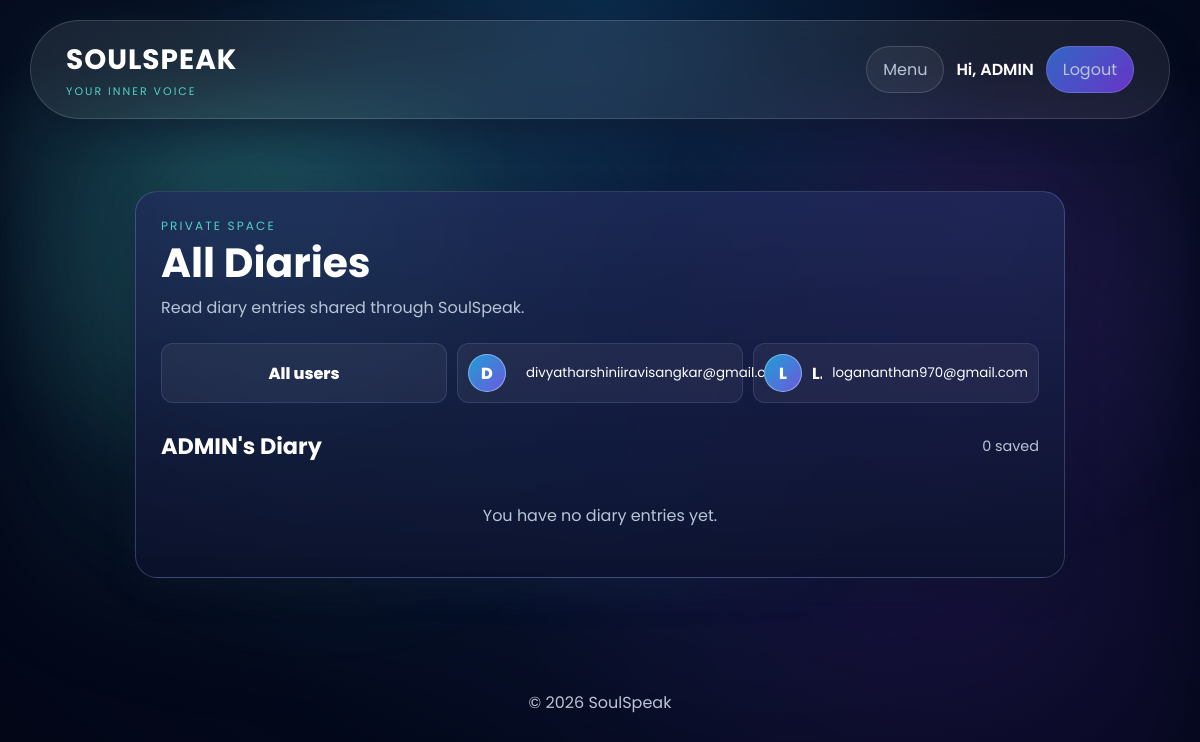
Screenshot of /diary?user_id=1 (signed in) with the database file from the repository.
### app.py (models this page shows)
class User(UserMixin, db.Model):
    id = db.Column(
        db.Integer,
        primary_key=True
    )
    username = db.Column(
        db.String(100),
        nullable=False
    )
    email = db.Column(
        db.String(150),
        unique=True,
        nullable=False
    )
    password = db.Column(
        db.String(100),
        nullable=False
    )

### app.py (the view, shortened to what this page needs)
@app.route('/diary', methods=['GET', 'POST'])
@login_required
def diary():
    admin_view = is_admin_user()
    diary_users = []
    selected_diary_user = None
    selected_diary_user_id = request.args.get('user_id', type=int)
    if admin_view:
        diary_user_ids = [
            row[0]
            for row in db.session.query(Diary.user_id)
            .filter(Diary.user_id.isnot(None))
            .distinct()
            .all()
        ]
        diary_users = User.query.filter(User.id.in_(diary_user_ids)).order_by(User.username.asc()).all() if diary_user_ids else []
        entries_query = Diary.query
        if selected_diary_user_id:
            selected_diary_user = User.query.get(selected_diary_user_id)
            if selected_diary_user:
                entries_query = entries_query.filter_by(user_id=selected_diary_user.id)
            else:
                flash('Selected diary user was not found.')
                return redirect(url_for('diary'))
        entries = entries_query.order_by(Diary.date.desc()).all()
    else:
        entries = Diary.query.filter_by(
            user_id=current_user.id
        ).order_by(Diary.date.desc()).all()
    users_by_id = {
        user.id: user
        for user in User.query.all()
    } if is_admin_user() else {}
    return render_template(
        'diary.html',
        entries=entries,
        diary_users=diary_users,
        selected_diary_user=selected_diary_user,
        users_by_id=users_by_id,
        user=current_user.username,
        is_admin=admin_view
    )

### app.py (called while the page is built)
def is_admin_user(user=None):
    user = user or current_user
    if not getattr(user, 'is_authenticated', False):
        return False
    username = (getattr(user, 'username', '') or '').strip().lower()
    email = (getattr(user, 'email', '') or '').strip().lower()
    return username == 'admin' or email in app.config.get('ADMIN_EMAILS', set())

@app.context_processor
def inject_admin_status():
    return {'is_admin': is_admin_user()}

@login_manager.user_loader
def load_user(user_id):
    return User.query.get(int(user_id))

### templates/diary.html (shortened to what this page needs)
{% extends "base.html" %}
{% block content %}
<main class="app-page">
    <section class="diary-entry">
        <div class="page-heading compact-heading">
            <p class="eyebrow">Private space</p>
            <h1>{% if is_admin %}All Diaries{% else %}Personal Diary{% endif %}</h1>
            <p>{% if is_admin %}Read diary entries shared through SoulSpeak.{% else %}Write what you need to put down. Your entries stay here for you.{% endif %}</p>
        </div>
        {% if is_admin %}
            <div class="admin-user-filter">
                <a class="filter-user{% if not selected_diary_user %} active{% endif %}" href="{{ url_for('diary') }}">All users</a>
                {% for diary_user in diary_users %}
                    <a class="filter-user{% if selected_diary_user and selected_diary_user.id == diary_user.id %} active{% endif %}" href="{{ url_for('diary', user_id=diary_user.id) }}">
                        <span>{{ (diary_user.username or 'U')[:1]|upper }}</span>
                        <strong>{{ diary_user.username }}</strong>
                        <small>{{ diary_user.email }}</small>
                    </a>
                {% endfor %}
            </div>
        {% else %}
            <form method="POST" class="diary-form">
                <textarea name="content" rows="6" placeholder="Write your diary entry..." required></textarea>
                <button class="btn" type="submit">Save Entry</button>
            </form>
        {% endif %}
        <div class="section-title-row">
            <h2>{% if selected_diary_user %}{{ selected_diary_user.username }}'s Diary{% else %}Diary Entries{% endif %}</h2>
            <span>{{ entries|length if entries else 0 }} saved</span>
        </div>
        {% if entries %}
            <div class="entries">
                {% for entry in entries %}
                    <article class="entry-card">
                        <div class="entry-header">
                            <div>
                                {% if is_admin %}
                                    {% set entry_user = users_by_id.get(entry.user_id) %}
                                    <div class="entry-meta">By {{ entry_user.username if entry_user else 'Unknown user' }}</div>
                                {% endif %}
                                <div class="entry-meta">Posted on {{ entry.date|malaysia_time('%Y-%m-%d %I:%M %p') if entry.date else 'Unknown' }}</div>
                            </div>
                            <form method="POST" action="{{ url_for('delete_diary', entry_id=entry.id) }}">
                                <button type="submit" class="danger-text-btn">Delete</button>
                            </form>
                        </div>
                        <p>{{ entry.content }}</p>
                    </article>
                {% endfor %}
            </div>
        {% else %}
            <p class="empty-state">You have no diary entries yet.</p>
        {% endif %}
    </section>
</main>
{% endblock %}

### templates/base.html (shortened to what this page needs)
<!DOCTYPE html>
<html lang="en">
<head>
    <link rel="stylesheet" href="{{ url_for('static', filename='style.css') }}">
</head>
<body>
    <header>
        <nav class="navbar">
            <a class="logo" href="{{ url_for('home') }}">
                <span>SOULSPEAK</span>
                <small>Your inner voice</small>
            </a>
            <div class="nav-links">
                {% if current_user.is_authenticated %}
                    <a href="{{ url_for('menu') }}" class="nav-link-btn">Menu</a>
                    <span class="nav-user">Hi, {{ current_user.username }}</span>
                    <a href="{{ url_for('logout') }}" class="nav-link-btn logout-btn">Logout</a>
                {% endif %}
            </div>
        </nav>
    </header>
    {% block content %}{% endblock %}
    <footer>
        <p>&copy; 2026 SoulSpeak</p>
    </footer>
</body>
</html>

### rows the page displays
User: username "ADMIN"
User: username "D", email "divyatharshiniiravisangkar@gmail.com"
User: username "L", email "logananthan970@gmail.com"

### other values shown
{{ entries|length if entries else 0 }} "0"
